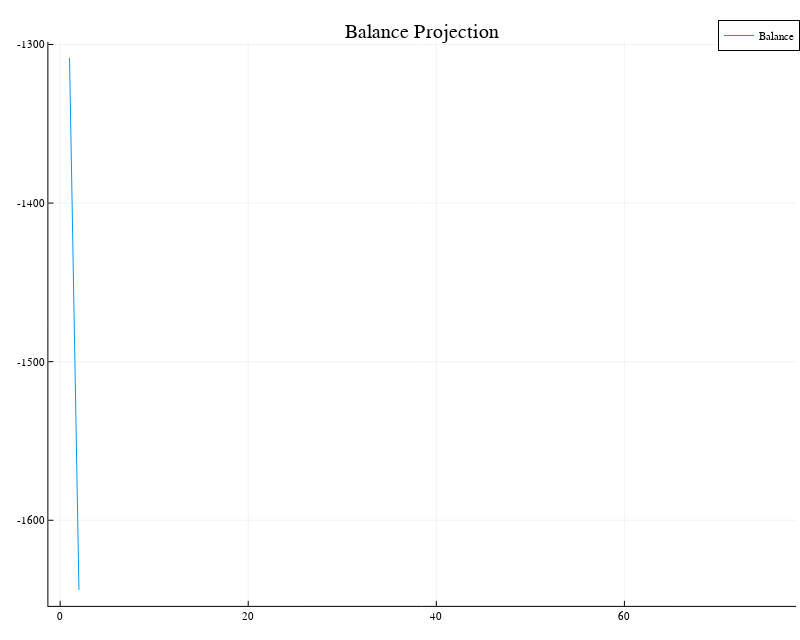

The notebook cell this image was saved under:
### Code cell
plot(bal, title = "Balance Projection", label = "Balance", size = (800, 640))

### Figure 1 — Plotly figure (JSON) as saved in the notebook; plotly's stock layout.template omitted (floating-point values rounded to 4 significant figures)
{"data": [{"colorbar": {"title": ""}, "legendgroup": "Balance", "line": {"color": "rgba(0, 154, 250, 1.000)", "dash": "solid", "shape": "linear", "width": 1}, "mode": "lines", "name": "Balance", "showlegend": true, "type": "scatter", "x": [1, 2], "xaxis": "x", "y": [-1308.0, -1644.0], "yaxis": "y", "zmax": null, "zmin": null}], "layout": {"annotations": [{"font": {"color": "rgba(0, 0, 0, 1.000)", "family": "sans-serif", "size": 20}, "rotation": 0, "showarrow": false, "text": "Balance Projection", "x": 0.5278, "xanchor": "center", "xref": "paper", "y": 1, "yanchor": "top", "yref": "paper"}], "height": 640, "legend": {"bgcolor": "rgba(255, 255, 255, 1.000)", "bordercolor": "rgba(0, 0, 0, 1.000)", "borderwidth": 1, "font": {"color": "rgba(0, 0, 0, 1.000)", "family": "sans-serif", "size": 11}, "tracegroupgap": 0, "traceorder": "normal", "x": 1, "xanchor": "auto", "y": 1, "yanchor": "auto"}, "margin": {"b": 20, "l": 0, "r": 0, "t": 20}, "paper_bgcolor": "rgba(255, 255, 255, 1.000)", "plot_bgcolor": "rgba(255, 255, 255, 1.000)", "showlegend": true, "width": 800, "xaxis": {"anchor": "y", "domain": [0.06048, 0.9951], "gridcolor": "rgba(0, 0, 0, 0.100)", "gridwidth": 0.5, "linecolor": "rgba(0, 0, 0, 1.000)", "mirror": false, "range": [-1.25, 78.25], "showgrid": true, "showline": true, "showticklabels": true, "tickangle": 0, "tickcolor": "rgb(0, 0, 0)", "tickfont": {"color": "rgba(0, 0, 0, 1.000)", "family": "sans-serif", "size": 11}, "tickmode": "array", "ticks": "inside", "ticktext": ["0", "20", "40", "60"], "tickvals": [0, 20, 40, 60], "title": "", "titlefont": {"color": "rgba(0, 0, 0, 1.000)", "family": "sans-serif", "size": 15}, "type": "-", "visible": true, "zeroline": false, "zerolinecolor": "rgba(0, 0, 0, 1.000)"}, "yaxis": {"anchor": "x", "domain": [0.02351, 0.9635], "gridcolor": "rgba(0, 0, 0, 0.100)", "gridwidth": 0.5, "linecolor": "rgba(0, 0, 0, 1.000)", "mirror": false, "range": [-1654.0, -1298.0], "showgrid": true, "showline": true, "showticklabels": true, "tickangle": 0, "tickcolor": "rgb(0, 0, 0)", "tickfont": {"color": "rgba(0, 0, 0, 1.000)", "family": "sans-serif", "size": 11}, "tickmode": "array", "ticks": "inside", "ticktext": ["-1600", "-1500", "-1400", "-1300"], "tickvals": [-1600, -1500, -1400, -1300], "title": "", "titlefont": {"color": "rgba(0, 0, 0, 1.000)", "family": "sans-serif", "size": 15}, "type": "-", "visible": true, "zeroline": false, "zerolinecolor": "rgba(0, 0, 0, 1.000)"}}}
